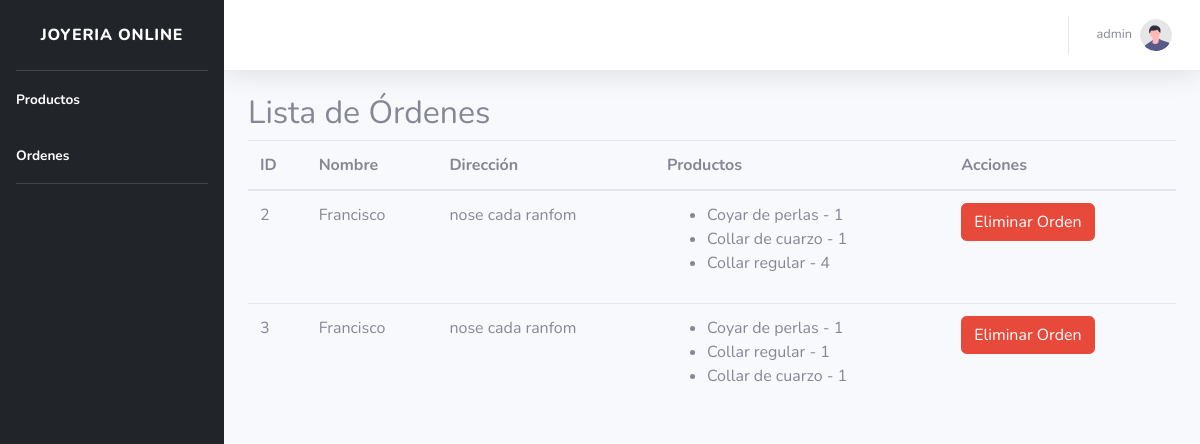
The app's page /pages/admin/Ordenes.php (signed in) with its own data.
### tables this page shows
CREATE TABLE `pedidos` (
  `id` int NOT NULL AUTO_INCREMENT,
  `nombre` varchar(100) NOT NULL,
  `direccion` varchar(255) NOT NULL,
  `productos` json NOT NULL,
  `id_usuario` int NOT NULL,
  PRIMARY KEY (`id`),
  KEY `id_usuario` (`id_usuario`),
  CONSTRAINT `fk_usuario` FOREIGN KEY (`id_usuario`) REFERENCES `usuarios` (`id`) ON DELETE CASCADE ON UPDATE CASCADE
);

CREATE TABLE `productos` (
  `id` int NOT NULL AUTO_INCREMENT,
  `nombre` varchar(100) NOT NULL,
  `descripcion` text NOT NULL,
  `precio` decimal(10,2) NOT NULL,
  `material` varchar(50) NOT NULL,
  `imagen` varchar(255) NOT NULL,
  PRIMARY KEY (`id`)
);

### controllers/config/conexion.php (called while the page is built, shortened)
<?php
class conection
{
    private $server = "localhost";
    private $user = "root";
    private $password = "root";
    private $db_name = "joyeria";
    public $conection;
    public function __construct()
    {
        try {
            $this->conection = new PDO("mysql:host=$this->server; dbname=$this->db_name; charset=utf8mb4", $this->user, $this->password);
            $this->conection->setAttribute(PDO::ATTR_ERRMODE, PDO::ERRMODE_EXCEPTION);
        } catch (PDOException $e) {
            throw $e;
        }
    }
    public function consultar($sql)
    {
        $sentencia = $this->conection->prepare($sql);
        $sentencia->execute();
        return $sentencia->fetchAll();
    }
}
$conn = new conection();

### pages/admin/Ordenes.php (the view, shortened to what this page needs)
<?php
include_once('../../controllers/config/conexion.php');
$sql = "SELECT * FROM pedidos";
$orders = $conn->consultar($sql);
?>
<!DOCTYPE html>
<html lang="en">
<head>
    <link href="vendor/fontawesome-free/css/all.min.css" rel="stylesheet" type="text/css" />
    <link href="css/sb-admin-2.min.css" rel="stylesheet" />
</head>
<body>
    <div id="wrapper">
        <ul style="background-color: #212529" class="navbar-nav sidebar sidebar-dark accordion" id="accordionSidebar">
            <a class="sidebar-brand d-flex align-items-center justify-content-center" href="#">
                <div class="sidebar-brand-text mx-3">Joyeria Online</div>
            </a>
            <hr class="sidebar-divider my-0" />
            <li class="nav-item active">
                <a class="nav-link" href="index.php">
                    <span>Productos</span></a>
            </li>
            <li class="nav-item active">
                <a class="nav-link" href="ordenes.php">
                    <span>Ordenes</span></a>
            </li>
            <hr class="sidebar-divider my-0" />
        </ul>
        <div id="content-wrapper" class="d-flex flex-column">
            <div id="content">
                <nav class="navbar navbar-expand navbar-light bg-white topbar mb-4 static-top shadow">
                    <ul class="navbar-nav ml-auto">
                        <li class="nav-item dropdown no-arrow">
                            <a class="nav-link dropdown-toggle" href="#" id="userDropdown" role="button"
                                data-toggle="dropdown" aria-haspopup="true" aria-expanded="false">
                                <span class="mr-2 d-none d-lg-inline text-gray-600 small">
                                    <?php echo $_SESSION['name'] ?>
                                </span>
                                <img class="img-profile rounded-circle" src="img/undraw_profile.svg" />
                            </a>
                        </li>
                    </ul>
                </nav>
                <div class="container">
                    <h2>Lista de Órdenes</h2>
                    <table class="table">
                        <thead>
                            <tr>
                                <th>ID</th>
                                <th>Nombre</th>
                                <th>Dirección</th>
                                <th>Productos</th>
                                <th>Acciones</th>
                            </tr>
                        </thead>
                        <tbody>
                            <?php
                            foreach ($orders as $order) {
                                $productos = json_decode($order["productos"]);
                                echo '<tr>';
                                echo '<td>' . $order['id'] . '</td>';
                                echo '<td>' . $order['nombre'] . '</td>';
                                echo '<td>' . $order['direccion'] . '</td>';
                                echo '<td><ul>';
                                foreach ($productos as $item) {
                                    $dato = $conn->consultar("SELECT nombre FROM productos WHERE id = $item->id")[0];
                                    echo "<li>" . $dato['nombre'] . " - " . $item->cantidad . "</li>";
                                }
                                echo '</ul></td>';
                                echo '<td><button class="btn btn-danger" onclick="deleteOrder(' . $order['id'] . ')">Eliminar Orden</button></td>';
                                echo '</tr>';
                            }
                            ?>
                        </tbody>
                    </table>
                </div>
            </div>
        </div>
</body>
</html>

### records on screen
pedidos: id "2", nombre "Francisco", direccion "nose cada ranfom"
productos: nombre "Coyar de perlas", cantidad "1"
productos: nombre "Collar de cuarzo", cantidad "1"
productos: nombre "Collar regular", cantidad "4", cantidad "1"
pedidos: id "3", nombre "Francisco", direccion "nose cada ranfom"

### other values on screen
$_SESSION['name'] "admin"
